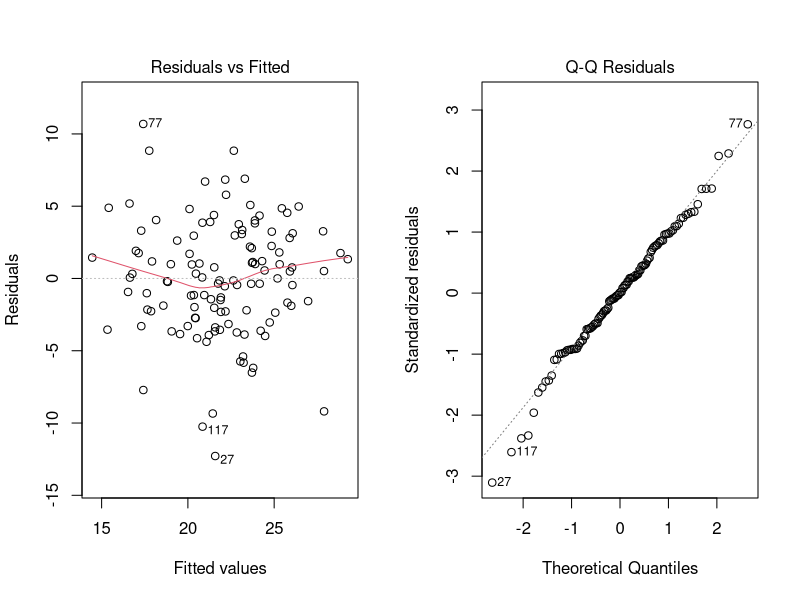
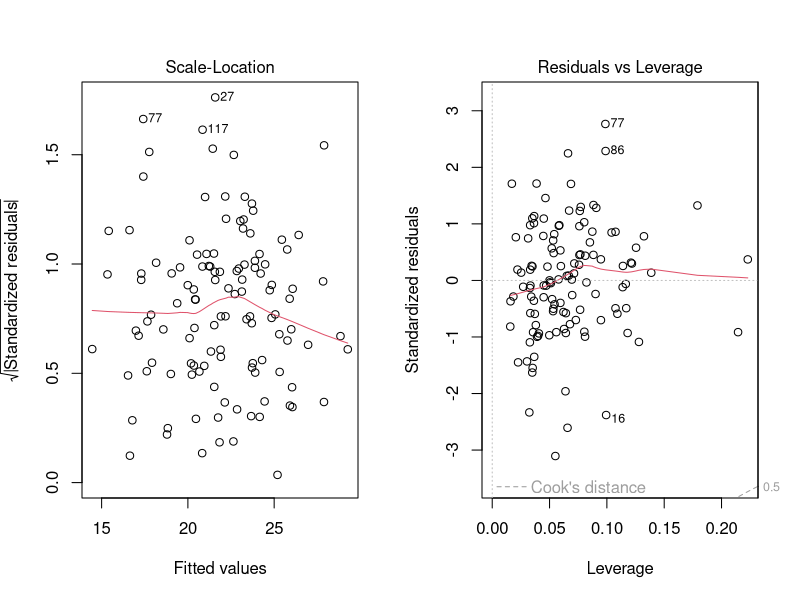
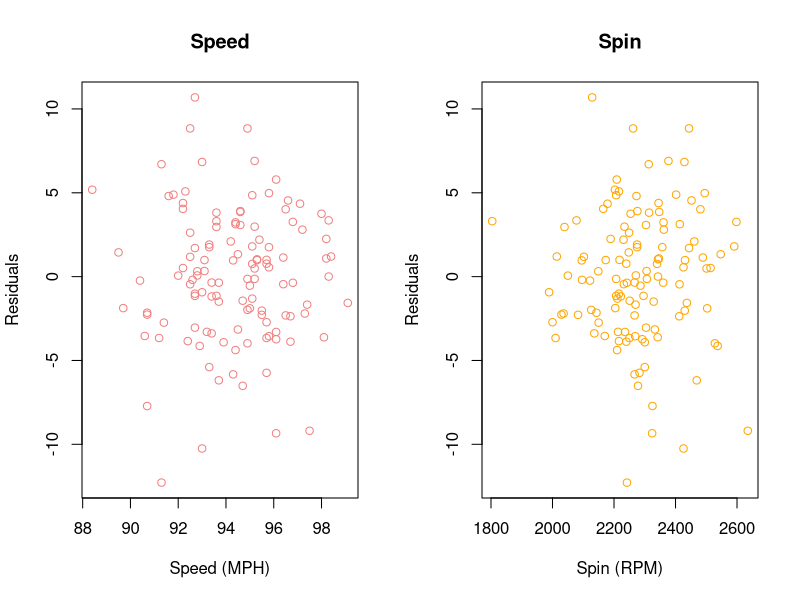
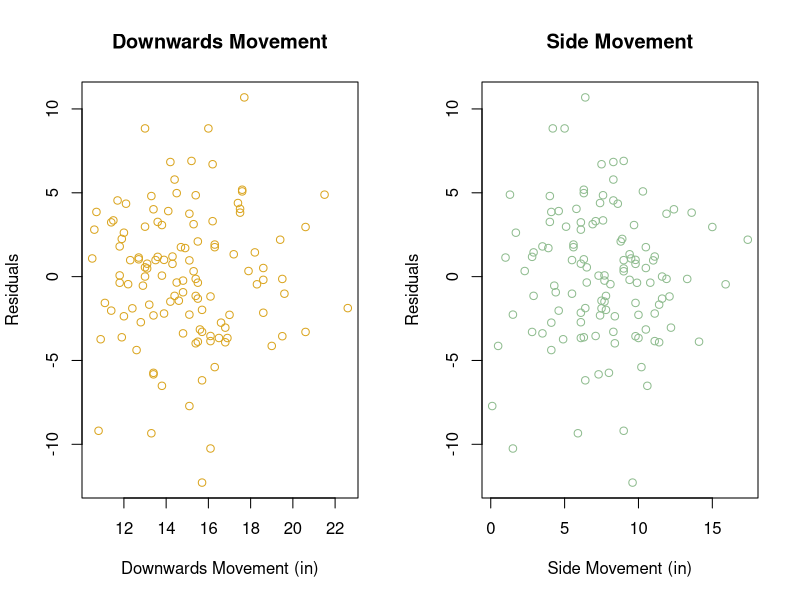
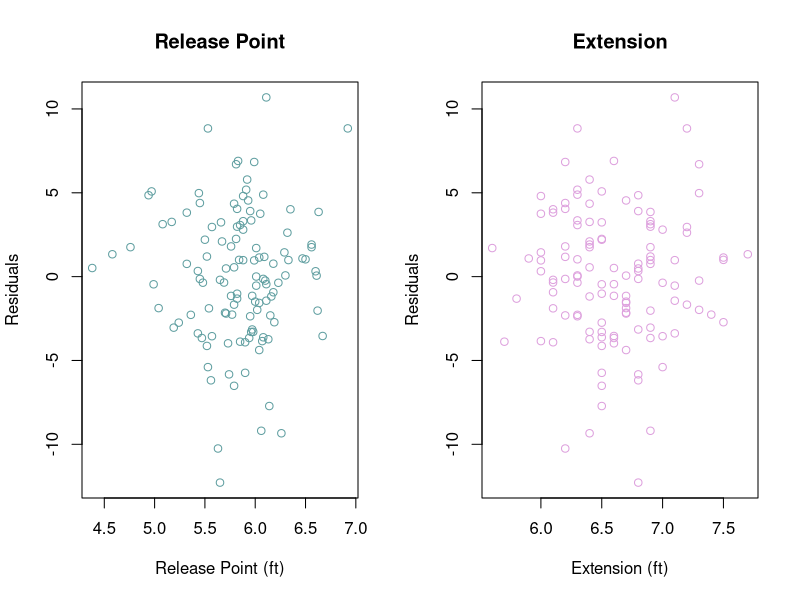
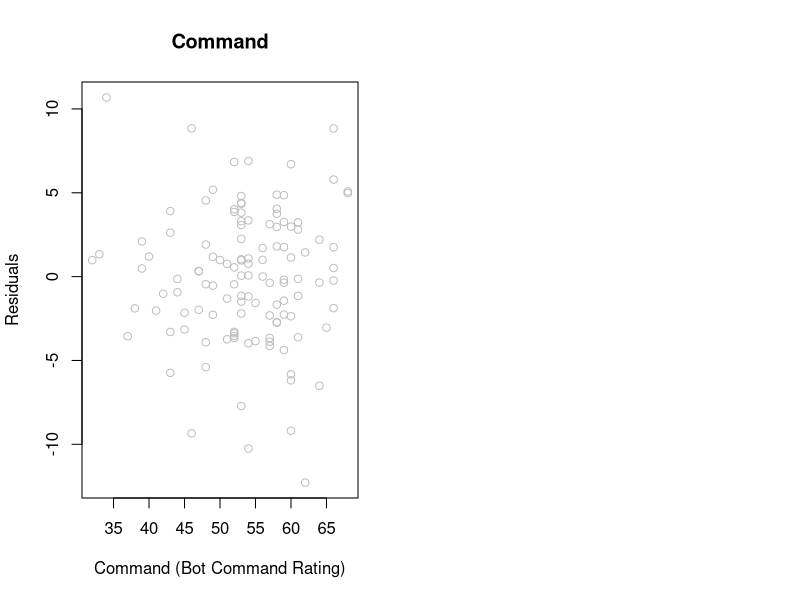

The R source for these figures, in order: (Note: this script raises an error after producing the figures.)
## ---- chunk 1
# Libraries
library(car)
library(tidyverse)

# Loading and cleaning data
fb <- read_csv("savant_data.csv")
fb <- fb %>% select(player_id, total, `downward movement w/ gravity (in)`, 
                    `glove/arm-side movement (in)`, whiff_percent, `pitch (MPH)`,
                    `spin (RPM)`, `vertical release pt (ft)`, `extension (ft)`)

bot <- read_csv("botcmd.csv") %>% select(player_id, `botCmd FA`)

# Merging and cleaning data
fastballs <- merge(fb, bot, by = 'player_id')
renamed_cols <- c('downwards_mvmt' = 'downward movement w/ gravity (in)',
                  'side_mvmt' = 'glove/arm-side movement (in)',
                  'speed' = 'pitch (MPH)',
                  'spin' = 'spin (RPM)',
                  'release_pt' = 'vertical release pt (ft)',
                  'extension' = 'extension (ft)',
                  'command' = 'botCmd FA')

fastballs <- rename(fastballs, renamed_cols)
## ---- chunk 2
head(fastballs)
## ---- chunk 3
set.seed(1000)
fastballs_training <- fastballs %>% sample_frac(size = 0.8)
fastballs_validation <- anti_join(fastballs, fastballs_training)
## ---- chunk 4
summarize(fastballs_training, pitchers = n(), 
          `min speed` = min(speed), `max speed` = max(speed),
          `average speed` = mean(speed), `median speed` = median(speed), 
          `sd speed` = sd(speed))
## ---- chunk 5
reg_all <- lm(whiff_percent ~ speed + spin + downwards_mvmt + 
              side_mvmt + release_pt + extension + command, 
              data = fastballs_training)

summary(reg_all)
## ---- chunk 6
par(mfrow = c(1,2))
plot(reg_all)


plot(reg_all$residuals ~ fastballs_training$speed,
     main = 'Speed',
     xlab = 'Speed (MPH)', ylab = 'Residuals',
     col = 'lightcoral')
plot(reg_all$residuals ~ fastballs_training$spin,
     main = 'Spin',
     xlab = 'Spin (RPM)', ylab = 'Residuals',
     col = 'orange')
plot(reg_all$residuals ~ fastballs_training$downwards_mvmt,
     main = 'Downwards Movement',
     xlab = 'Downwards Movement (in)', ylab = 'Residuals',
     col = 'goldenrod')
plot(reg_all$residuals ~ fastballs_training$side_mvmt,
     main = 'Side Movement',
     xlab = 'Side Movement (in)', ylab = 'Residuals',
     col = 'darkseagreen')
plot(reg_all$residuals ~ fastballs_training$release_pt,
     main = 'Release Point',
     xlab = 'Release Point (ft)', ylab = 'Residuals',
     col = 'cadetblue')
plot(reg_all$residuals ~ fastballs_training$extension,
     main = 'Extension',
     xlab = 'Extension (ft)', ylab = 'Residuals',
     col = 'plum')
plot(reg_all$residuals ~ fastballs_training$command,
     main = 'Command',
     xlab = 'Command (Bot Command Rating)', ylab = 'Residuals',
     col = 'gray')
## ---- chunk 7
vif(reg_all)
## ---- chunk 8
MASS::boxcox(reg_all)
## ---- chunk 9
# Arcsine transformed response
asine_whiff_percent <- asin(sqrt(fastballs_training$whiff_percent / 100))

# Transformed regression
asine_reg_all <- lm(asine_whiff_percent ~ speed + spin + downwards_mvmt + 
                    side_mvmt + release_pt + extension + command, 
                    data = fastballs_training)
summary(asine_reg_all)

par(mfrow = c(1,2))
plot(asine_reg_all)
plot(reg_all)
## ---- chunk 10
rstandard(reg_all)[27]
rstandard(asine_reg_all)[27]
## ---- chunk 11
updated_fastballs_training <- fastballs_training %>%  filter(player_id != 669456) 
## ---- chunk 12
reg_all_removed <- lm(whiff_percent ~ speed + spin + downwards_mvmt + 
                      side_mvmt + release_pt + extension + command, 
                      data = updated_fastballs_training)

summary(reg_all_removed)
par(mfrow = c(1,2))
plot(reg_all_removed)
## ---- chunk 13
# Arcsine version
arcsine_reg_all_removed <- lm(asin(sqrt(updated_fastballs_training$whiff_percent / 100)) ~
                              speed + spin + downwards_mvmt + side_mvmt + release_pt + 
                              extension + command, data = updated_fastballs_training)
summary(arcsine_reg_all_removed)

par(mfrow = c(2,2))
plot(arcsine_reg_all_removed)
## ---- chunk 14
reg_sdr <- lm(whiff_percent ~ spin + downwards_mvmt + release_pt, 
              data = updated_fastballs_training)

summary(reg_sdr)
## ---- chunk 15
anova(reg_all_removed, reg_sdr)
## ---- chunk 16
reg_sdsr <- lm(whiff_percent ~ spin + downwards_mvmt + side_mvmt + 
                 release_pt, data = updated_fastballs_training)

summary(reg_sdsr)
## ---- chunk 17
anova(reg_all_removed, reg_sdsr)
## ---- chunk 18
par(mfrow = c(1,2))
plot(reg_sdsr)

plot(reg_sdsr$residuals ~ updated_fastballs_training$spin,
     main = 'Spin',
     xlab = 'Spin (RPM)', ylab = 'Residuals',
     col = 'orange')
plot(reg_sdsr$residuals ~ updated_fastballs_training$downwards_mvmt,
     main = 'Downwards Movement',
     xlab = 'Downwards Movement (in)', ylab = 'Residuals',
     col = 'goldenrod')
plot(reg_sdsr$residuals ~ updated_fastballs_training$side_mvmt,
     main = 'Side Movement',
     xlab = 'Side Movement (in)', ylab = 'Residuals',
     col = 'darkseagreen')
plot(reg_sdsr$residuals ~ updated_fastballs_training$release_pt,
     main = 'Release Point',
     xlab = 'Release Point (ft)', ylab = 'Residuals',
     col = 'cadetblue')
## ---- chunk 19
# Arcsine version
arcsine_reg_sdsr_removed <- lm(asin(sqrt(updated_fastballs_training$whiff_percent / 100)) ~
                              spin + downwards_mvmt + side_mvmt + release_pt, 
                              data = updated_fastballs_training)

summary(arcsine_reg_sdsr_removed)

par(mfrow = c(1,2))
plot(arcsine_reg_sdsr_removed)
plot(arcsine_reg_sdsr_removed$residuals ~ updated_fastballs_training$spin,
     main = 'Spin',
     xlab = 'Spin (RPM)', ylab = 'Residuals',
     col = 'orange')
plot(arcsine_reg_sdsr_removed$residuals ~ updated_fastballs_training$downwards_mvmt,
     main = 'Downwards Movement',
     xlab = 'Downwards Movement (in)', ylab = 'Residuals',
     col = 'goldenrod')
plot(arcsine_reg_sdsr_removed$residuals ~ updated_fastballs_training$side_mvmt,
     main = 'Side Movement',
     xlab = 'Side Movement (in)', ylab = 'Residuals',
     col = 'darkseagreen')
plot(arcsine_reg_sdsr_removed$residuals ~ updated_fastballs_training$release_pt,
     main = 'Release Point',
     xlab = 'Release Point (ft)', ylab = 'Residuals',
     col = 'cadetblue')
## ---- chunk 20
weights <- 1 / lm(abs(reg_sdsr$residuals) ~ reg_sdsr$fitted.values)$fitted.values^2

wls_reg_sdsr <- lm(whiff_percent ~ spin + downwards_mvmt + side_mvmt + release_pt,
                data = updated_fastballs_training, weights = weights)

summary(wls_reg_sdsr)
## ---- chunk 21
# WLS version
par(mfrow = c(1,2))
plot(wls_reg_sdsr)

plot(wls_reg_sdsr$residuals ~ updated_fastballs_training$spin,
     main = 'Spin',
     xlab = 'Spin (RPM)', ylab = 'Residuals',
     col = 'orange')
plot(wls_reg_sdsr$residuals ~ updated_fastballs_training$downwards_mvmt,
     main = 'Downwards Movement',
     xlab = 'Downwards Movement (in)', ylab = 'Residuals',
     col = 'goldenrod')
plot(wls_reg_sdsr$residuals ~ updated_fastballs_training$side_mvmt,
     main = 'Side Movement',
     xlab = 'Side Movement (in)', ylab = 'Residuals',
     col = 'darkseagreen')
plot(wls_reg_sdsr$residuals ~ updated_fastballs_training$release_pt,
     main = 'Release Point',
     xlab = 'Release Point (ft)', ylab = 'Residuals',
     col = 'cadetblue')
## ---- chunk 22
vif(wls_reg_sdsr)
## ---- chunk 23
reg_dr <- lm(whiff_percent ~ downwards_mvmt + release_pt,
                data = updated_fastballs_training)
summary(reg_dr)
## ---- chunk 24
anova(wls_reg_sdsr, reg_dr)
## ---- chunk 25
reg_sdr <- lm(whiff_percent ~ spin + downwards_mvmt + release_pt,
                data = updated_fastballs_training)
summary(reg_sdr)
## ---- chunk 26
anova(wls_reg_sdsr, reg_sdr)
## ---- chunk 27
reg_dsr <- lm(whiff_percent ~ downwards_mvmt + side_mvmt + release_pt,
                data = updated_fastballs_training)
summary(reg_dsr)
## ---- chunk 28
anova(wls_reg_sdsr, reg_sdr)
## ---- chunk 29
models = c('All', 'Speed + Downwards Movement + Sideways Movement + Release Point')

n_predictors = c(7, 4)

adj_r_squared = c(summary(reg_all_removed)$adj.r.squared,
              summary(wls_reg_sdsr)$adj.r.squared)

bic = c(BIC(reg_all_removed), 
        BIC(wls_reg_sdsr))

aic_corrected = c(AIC(reg_all_removed) + (2*9*10)/(119-9+1), 
                AIC(wls_reg_sdsr) + (2*6*7)/(103-6+1))

selection <- tibble(models, n_predictors, adj_r_squared, aic_corrected, bic)
selection
## ---- chunk 30
reg_sdsr_validation <- lm(whiff_percent ~ spin + downwards_mvmt + side_mvmt + release_pt,
                          data = fastballs_validation)

# summary(reg_sdsr_validation)

weights_val <- 1 / lm(abs(reg_sdsr_validation$residuals) ~ reg_sdsr_validation$fitted.values)$fitted.values^2

wls_reg_sdsr_val <- lm(whiff_percent ~ spin + downwards_mvmt + side_mvmt + release_pt,
                data = fastballs_validation, weights = weights_val)

summary(wls_reg_sdsr_val)
plot(wls_reg_sdsr_val)

par(mfrow = c(1,2))

plot(wls_reg_sdsr_val$residuals ~ fastballs_validation$spin,
     main = 'Spin',
     xlab = 'Spin (RPM)', ylab = 'Residuals',
     col = 'orange')
plot(wls_reg_sdsr_val$residuals ~ fastballs_validation$downwards_mvmt,
     main = 'Downwards Movement',
     xlab = 'Downwards Movement (in)', ylab = 'Residuals',
     col = 'goldenrod')
plot(wls_reg_sdsr_val$residuals ~ fastballs_validation$side_mvmt,
     main = 'Side Movement',
     xlab = 'Side Movement (in)', ylab = 'Residuals',
     col = 'darkseagreen')
plot(wls_reg_sdsr_val$residuals ~ fastballs_validation$release_pt,
     main = 'Release Point',
     xlab = 'Release Point (ft)', ylab = 'Residuals',
     col = 'cadetblue')
# plot(reg_sdsr_validation)
## ---- chunk 31
models = c('Training', 'Validation')

n = c(119, 30)

adj_r_squared = c(summary(wls_reg_sdsr)$adj.r.squared,
                  summary(wls_reg_sdsr_val)$adj.r.squared)

intercept_estimate <- c(wls_reg_sdsr$coefficients[1],
                        wls_reg_sdsr_val$coefficients[1])

spin_estimate <- c(wls_reg_sdsr$coefficients[2],
                        wls_reg_sdsr_val$coefficients[2])

downwards_mvmt_estimate <- c(wls_reg_sdsr$coefficients[3],
                        wls_reg_sdsr_val$coefficients[3])

side_mvmt_estimate <- c(wls_reg_sdsr$coefficients[4],
                        wls_reg_sdsr_val$coefficients[4])

release_pt_estimate <- c(wls_reg_sdsr$coefficients[5],
                        wls_reg_sdsr_val$coefficients[5])

validation <- tibble(models, n, adj_r_squared, spin_estimate, downwards_mvmt_estimate,
                    side_mvmt_estimate, release_pt_estimate)
validation
## ---- chunk 32
vif(wls_reg_sdsr_val)
## ---- chunk 33
summarize(fastballs_validation, pitchers = n(), 
          `min whiff` = min(whiff_percent), `max whiff` = max(whiff_percent),
          `average whiff` = mean(whiff_percent), `median whiff` = median(whiff_percent), 
          `sd whiff` = sd(whiff_percent))
## ---- chunk 34
summarize(updated_fastballs_training, pitchers = n(), 
          `min whiff` = min(whiff_percent), `max whiff` = max(whiff_percent),
          `average whiff` = mean(whiff_percent), `median whiff` = median(whiff_percent), 
          `sd whiff` = sd(whiff_percent))
## ---- chunk 35
mean(updated_fastballs_training$total)
mean(fastballs_validation$total)
